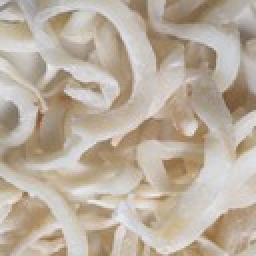
%> input picture 6-002-1.jpg, 128 x 128 px, given in place of 6-100-1.jpg, which was not available (shown 2 times larger)
$ octave Untitled2.m   (GNU Octave 9; MATLAB toolbox functions it lacks are replaced by stand-ins)
%> lines starting %> are read from the running program, lines starting %| are printed output that depends on the picture; pictures that were not available may be replaced by others from this repository, and a replacement may not be noted
img1=rgb2gray(imread('D:\KTND_ CT\anh128\6-100-1.jpg'));
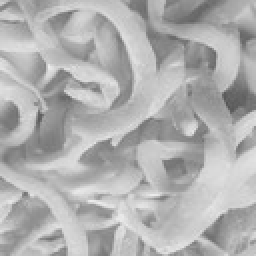
%> img1: size 128x128 uint8 (shown 2 times larger); min 84, max 238, mean 175.7
imwrite(img1,'6-100-2.jpg','jpg');
img2=rgb2gray(imread('D:\KTND_ CT\anh128\6-092-1.jpg'));
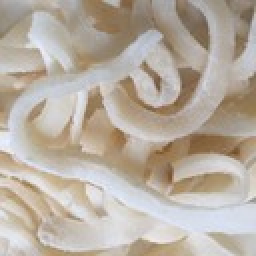
%> input picture 6-092-1.jpg, 128 x 128 px (shown 2 times larger)
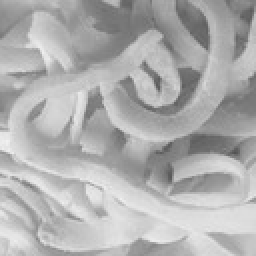
%> img2: size 128x128 uint8 (shown 2 times larger); min 82, max 241, mean 175
imwrite(img2,'6-092-2.jpg','jpg');
%> (the run ends here)
